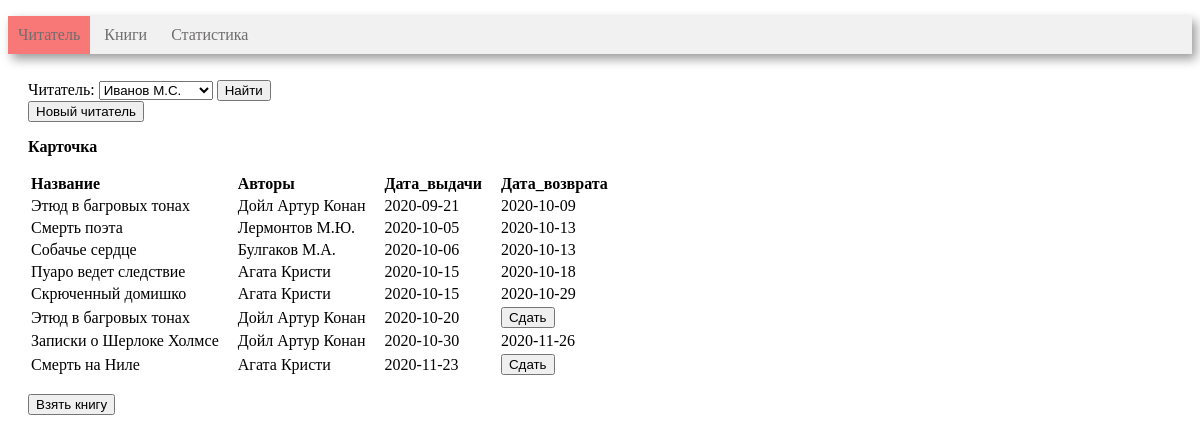
Before: / with the older database file.
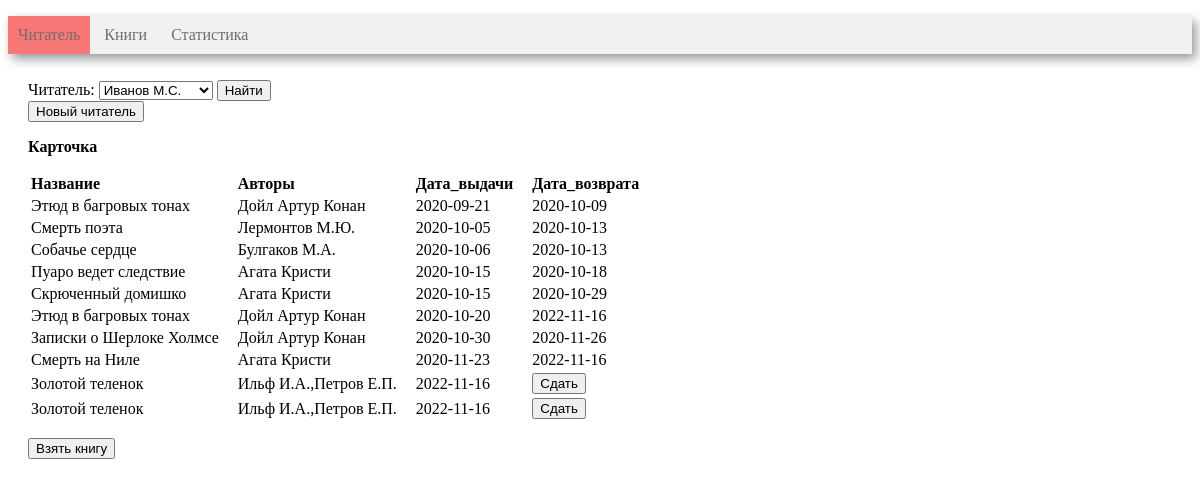
After: the same page with the newer database file.
### tables this page shows
CREATE TABLE reader (
       reader_id INTEGER PRIMARY KEY AUTOINCREMENT,
	   reader_name VARCHAR(30)
);

CREATE TABLE book (
      book_id INTEGER PRIMARY KEY AUTOINCREMENT, 
	  title VARCHAR(80),
      genre_id int, 
      publisher_id INT,
      year_publication INT,
      available_numbers INT, 
      FOREIGN KEY (genre_id)  REFERENCES genre (genre_id) ON DELETE CASCADE,
      FOREIGN KEY (publisher_id)  REFERENCES publisher (publisher_id) ON DELETE CASCADE
);

CREATE TABLE book_reader (
      book_reader_id INTEGER PRIMARY KEY AUTOINCREMENT, 
      book_id int, 
      reader_id INT,
	  borrow_date DATE, 
	  return_date DATE,
      FOREIGN KEY (book_id)  REFERENCES book (book_id) ON DELETE CASCADE,
      FOREIGN KEY (reader_id)  REFERENCES reader (reader_id) ON DELETE CASCADE
);

### controllers/index.py (the view)
@app.route('/', methods=['get'])
def index():
    conn = get_db_connection()
    if request.values.get('reader'):
        reader_id = int(request.values.get('reader'))
        session['reader_id'] = reader_id
    elif request.values.get('return_book_reader_id'):
        book_reader_id = int(request.values.get('return_book_reader_id'))
        return_book(conn, book_reader_id)
    elif request.values.get('new_reader'):
        new_reader = request.values.get('new_reader')
        session['reader_id'] = get_new_reader(conn, new_reader)
    elif request.values.get('book'):
        book_id = int(request.values.get('book'))
        borrow_book(conn, book_id, session['reader_id'])
    else:
        session['reader_id'] = 1
    df_reader = get_reader(conn)
    df_book_reader = get_book_reader(conn, session['reader_id'])
    html = render_template(
        'index.html',
        reader_id=session['reader_id'],
        combo_box=df_reader,
        book_reader=df_book_reader,
        len=len
    )
    return html

### models/index_model.py (called while the page is built)
def get_reader(conn):
    return pandas.read_sql(
        '''SELECT * FROM reader
''', conn)

def get_book_reader(conn, reader_id):
    return pandas.read_sql('''WITH get_authors(book_id, authors_name)
         AS (SELECT book_id, GROUP_CONCAT(author_name)
             FROM author
                      JOIN book_author USING (author_id)
             GROUP BY book_id)
SELECT title        AS Название,
       authors_name AS Авторы,
       borrow_date  AS Дата_выдачи,
       return_date  AS Дата_возврата,
       book_reader_id
FROM reader
         JOIN book_reader USING (reader_id)
         JOIN book USING (book_id)
         JOIN get_authors USING (book_id)
WHERE reader.reader_id = :id
ORDER BY 3
         ''', conn, params={"id": reader_id})

### utils.py (called while the page is built)
def get_db_connection() -> object:
    return sqlite3.connect('library.sqlite')

### templates/index.html (shortened to what this page needs)
<!DOCTYPE html>
<html lang="ru">
<head>
    <link rel="stylesheet" href="/static/css/style.css"/>
    {% import "macros.html" as macros %}
</head>
<body>
<div class=menu>
    <ul>
        <li class=active><a href={{ url_for("index") }}>Читатель</a></li>
        <li><a href={{ url_for('book') }}>Книги</a></li>
        <li><a href={{ url_for('statistics') }}>Статистика</a></li>
    </ul>
</div>
<div class=block>
    <form action="" method="get">
        Читатель:
        {{ macros.render_combo_box(combo_box, reader_id, len) }}
        <input type="submit" value="Найти">
    </form>
    <form action="{{ url_for('new_reader') }}" method="get">
        <input type="submit" value="Новый читатель">
    </form>
    {{ macros.render_table("Карточка", book_reader, "book_reader_id", len) }}
    <form action="{{ url_for('search') }}" method="get">
        <input type="submit" value="Взять книгу">
    </form>
</div>
</body>
</html>

### templates/macros.html (shortened to what this page needs)
{% macro render_table(table_name, relation, id, len) %}
    <p>
        <b>{{ table_name }}</b>
    </p>
    {% set n = len(relation) %}
    {% if n == 0 %}
        <p>У вас нет книг на руках.</p>
    {% else %}
        <table class="table">
            <thead>
            <tr>
                {% for name in relation.dtypes.index %}
                    {% if name != id %}
                        <th>{{ name }}</th>
                    {% endif %}
                {% endfor %}
            </tr>
            </thead>
            <tbody>
            {% for i in range(n) %}
                <tr>
                    {% for name in relation.dtypes.index %}
                        {% if name != id %}
                            <td>
                                {% if relation.loc[i, name] == None %}
                                    <form action='' method="get">
                                        <form action="" method="post">
                                            <input type="submit" value="Сдать">
                                        </form>
                                    </form>
                                {% else %}
                                    {{ relation.loc[i, name] }}
                                {% endif %}
                            </td>
                        {% endif %}
                    {% endfor %}
                </tr>
            {% endfor %}
            </tbody>
        </table>
    {% endif %}
{% endmacro %}
{% macro render_combo_box(combo_box, reader_id, len) %}
    <select name="reader" required>
        {% set n = len(combo_box) %}
        {% for i in range(n) %}
            {% set id_r = combo_box.loc[i, "reader_id"] %}
            {% if id_r == reader_id %}
                <option selected value={{ id_r }}>
                    {% else %}
                <option value={{ id_r }}>
            {% endif %}
        {{ combo_box.loc[i, "reader_name"] }}
        </option>
        {% endfor %}
    </select>
{% endmacro %}

### static/css/style.css (style rules this page uses)
.menu { background-color: #f1f1f1; box-shadow: 4px 5px 10px rgba(0, 0, 0, 0.4); width: 100%; }
.menu li { display: inline-block; vertical-align: top; padding: 10px; color: #6f6d6d; }
.menu a { text-decoration: none; color: #6f6d6d; }
.menu ul { padding: 0px; }
.active { background-color: #f87777; color: #f8f8f8; }
.block { padding: 10px 20px; }
.table { margin-bottom: 1rem; }
.table thead { text-align: left; }
.table th, .table td { padding-right: 1rem; }

Changed rows visible on the page:
now on this page (row edited): book: title "Золотой теленок" "Золотой теленок"
added book_reader: borrow_date "2022-11-16"
added book_reader: borrow_date "2022-11-16"
Other visible differences:
new list line: "2022-11-16"
new list line: "Ильф И.А.,Петров Е.П. Сдать"
list line gone: "Сдать"
